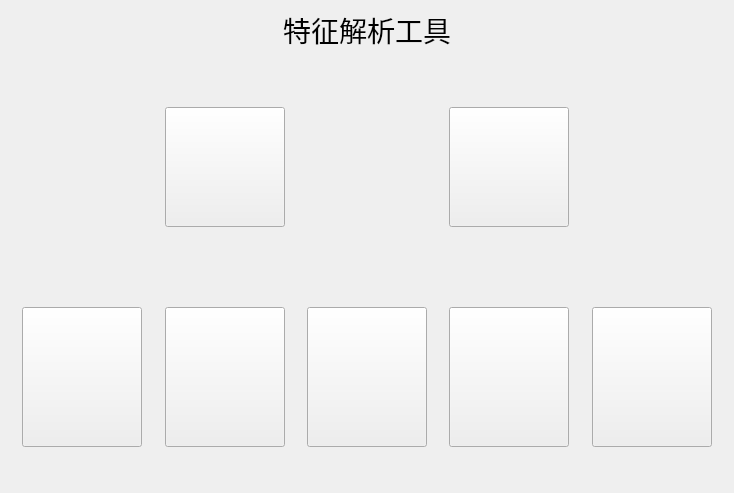
<?xml version="1.0" encoding="UTF-8"?>
<ui version="4.0">
 <class>MainWindow</class>
 <widget class="QMainWindow" name="MainWindow">
  <property name="geometry">
   <rect>
    <x>0</x>
    <y>0</y>
    <width>734</width>
    <height>493</height>
   </rect>
  </property>
  <property name="minimumSize">
   <size>
    <width>600</width>
    <height>400</height>
   </size>
  </property>
  <property name="maximumSize">
   <size>
    <width>16777215</width>
    <height>16777215</height>
   </size>
  </property>
  <property name="windowTitle">
   <string>MainWindow</string>
  </property>
  <property name="toolButtonStyle">
   <enum>Qt::ToolButtonIconOnly</enum>
  </property>
  <property name="animated">
   <bool>true</bool>
  </property>
  <property name="unifiedTitleAndToolBarOnMac">
   <bool>false</bool>
  </property>
  <widget class="QWidget" name="centralwidget">
   <property name="minimumSize">
    <size>
     <width>600</width>
     <height>400</height>
    </size>
   </property>
   <property name="maximumSize">
    <size>
     <width>16777215</width>
     <height>16777215</height>
    </size>
   </property>
   <layout class="QVBoxLayout" name="verticalLayout" stretch="3,3,10,3,10,3">
    <property name="spacing">
     <number>0</number>
    </property>
    <property name="leftMargin">
     <number>0</number>
    </property>
    <property name="topMargin">
     <number>0</number>
    </property>
    <property name="rightMargin">
     <number>0</number>
    </property>
    <property name="bottomMargin">
     <number>0</number>
    </property>
    <item>
     <widget class="QLabel" name="top_label">
      <property name="minimumSize">
       <size>
        <width>0</width>
        <height>60</height>
       </size>
      </property>
      <property name="font">
       <font>
        <family>幼圆</family>
        <pointsize>21</pointsize>
       </font>
      </property>
      <property name="text">
       <string>特征解析工具</string>
      </property>
      <property name="alignment">
       <set>Qt::AlignCenter</set>
      </property>
     </widget>
    </item>
    <item>
     <spacer name="verticalSpacer_2">
      <property name="orientation">
       <enum>Qt::Vertical</enum>
      </property>
      <property name="sizeHint" stdset="0">
       <size>
        <width>20</width>
        <height>40</height>
       </size>
      </property>
     </spacer>
    </item>
    <item>
     <layout class="QHBoxLayout" name="horizontalLayout" stretch="1,2,1,2,1">
      <item>
       <spacer name="horizontalSpacer_6">
        <property name="orientation">
         <enum>Qt::Horizontal</enum>
        </property>
        <property name="sizeHint" stdset="0">
         <size>
          <width>40</width>
          <height>20</height>
         </size>
        </property>
       </spacer>
      </item>
      <item>
       <widget class="QPushButton" name="pushButton_2">
        <property name="minimumSize">
         <size>
          <width>120</width>
          <height>120</height>
         </size>
        </property>
        <property name="maximumSize">
         <size>
          <width>120</width>
          <height>120</height>
         </size>
        </property>
        <property name="text">
         <string/>
        </property>
       </widget>
      </item>
      <item>
       <spacer name="horizontalSpacer_3">
        <property name="orientation">
         <enum>Qt::Horizontal</enum>
        </property>
        <property name="sizeHint" stdset="0">
         <size>
          <width>40</width>
          <height>20</height>
         </size>
        </property>
       </spacer>
      </item>
      <item>
       <widget class="QPushButton" name="pushButton_1">
        <property name="minimumSize">
         <size>
          <width>120</width>
          <height>120</height>
         </size>
        </property>
        <property name="maximumSize">
         <size>
          <width>120</width>
          <height>120</height>
         </size>
        </property>
        <property name="text">
         <string/>
        </property>
       </widget>
      </item>
      <item>
       <spacer name="horizontalSpacer_7">
        <property name="orientation">
         <enum>Qt::Horizontal</enum>
        </property>
        <property name="sizeHint" stdset="0">
         <size>
          <width>40</width>
          <height>20</height>
         </size>
        </property>
       </spacer>
      </item>
     </layout>
    </item>
    <item>
     <widget class="QLabel" name="label">
      <property name="minimumSize">
       <size>
        <width>0</width>
        <height>80</height>
       </size>
      </property>
      <property name="text">
       <string/>
      </property>
      <property name="alignment">
       <set>Qt::AlignCenter</set>
      </property>
     </widget>
    </item>
    <item>
     <layout class="QHBoxLayout" name="horizontalLayout_3" stretch="1,5,1,5,1,5,1,5,1,5,1">
      <item>
       <spacer name="horizontalSpacer">
        <property name="orientation">
         <enum>Qt::Horizontal</enum>
        </property>
        <property name="sizeHint" stdset="0">
         <size>
          <width>40</width>
          <height>20</height>
         </size>
        </property>
       </spacer>
      </item>
      <item>
       <widget class="QPushButton" name="pushButton_3">
        <property name="minimumSize">
         <size>
          <width>120</width>
          <height>140</height>
         </size>
        </property>
        <property name="maximumSize">
         <size>
          <width>120</width>
          <height>140</height>
         </size>
        </property>
        <property name="text">
         <string/>
        </property>
       </widget>
      </item>
      <item>
       <spacer name="horizontalSpacer_9">
        <property name="orientation">
         <enum>Qt::Horizontal</enum>
        </property>
        <property name="sizeHint" stdset="0">
         <size>
          <width>40</width>
          <height>20</height>
         </size>
        </property>
       </spacer>
      </item>
      <item>
       <widget class="QPushButton" name="pushButton_7">
        <property name="minimumSize">
         <size>
          <width>120</width>
          <height>140</height>
         </size>
        </property>
        <property name="maximumSize">
         <size>
          <width>120</width>
          <height>140</height>
         </size>
        </property>
        <property name="text">
         <string/>
        </property>
       </widget>
      </item>
      <item>
       <spacer name="horizontalSpacer_4">
        <property name="orientation">
         <enum>Qt::Horizontal</enum>
        </property>
        <property name="sizeHint" stdset="0">
         <size>
          <width>40</width>
          <height>20</height>
         </size>
        </property>
       </spacer>
      </item>
      <item>
       <widget class="QPushButton" name="pushButton_4">
        <property name="minimumSize">
         <size>
          <width>120</width>
          <height>140</height>
         </size>
        </property>
        <property name="maximumSize">
         <size>
          <width>120</width>
          <height>140</height>
         </size>
        </property>
        <property name="text">
         <string/>
        </property>
       </widget>
      </item>
      <item>
       <spacer name="horizontalSpacer_5">
        <property name="orientation">
         <enum>Qt::Horizontal</enum>
        </property>
        <property name="sizeHint" stdset="0">
         <size>
          <width>40</width>
          <height>20</height>
         </size>
        </property>
       </spacer>
      </item>
      <item>
       <widget class="QPushButton" name="pushButton_5">
        <property name="minimumSize">
         <size>
          <width>120</width>
          <height>140</height>
         </size>
        </property>
        <property name="maximumSize">
         <size>
          <width>120</width>
          <height>140</height>
         </size>
        </property>
        <property name="text">
         <string/>
        </property>
       </widget>
      </item>
      <item>
       <spacer name="horizontalSpacer_8">
        <property name="orientation">
         <enum>Qt::Horizontal</enum>
        </property>
        <property name="sizeHint" stdset="0">
         <size>
          <width>40</width>
          <height>20</height>
         </size>
        </property>
       </spacer>
      </item>
      <item>
       <widget class="QPushButton" name="pushButton_6">
        <property name="minimumSize">
         <size>
          <width>120</width>
          <height>140</height>
         </size>
        </property>
        <property name="maximumSize">
         <size>
          <width>120</width>
          <height>140</height>
         </size>
        </property>
        <property name="text">
         <string/>
        </property>
       </widget>
      </item>
      <item>
       <spacer name="horizontalSpacer_2">
        <property name="orientation">
         <enum>Qt::Horizontal</enum>
        </property>
        <property name="sizeHint" stdset="0">
         <size>
          <width>40</width>
          <height>20</height>
         </size>
        </property>
       </spacer>
      </item>
     </layout>
    </item>
    <item>
     <spacer name="verticalSpacer">
      <property name="orientation">
       <enum>Qt::Vertical</enum>
      </property>
      <property name="sizeHint" stdset="0">
       <size>
        <width>20</width>
        <height>40</height>
       </size>
      </property>
     </spacer>
    </item>
   </layout>
  </widget>
 </widget>
 <resources/>
 <connections/>
</ui>
